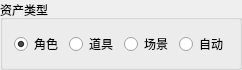
    <widget class="QGroupBox" name="groupBox">
     <property name="maximumSize">
      <size>
       <width>16777215</width>
       <height>50</height>
      </size>
     </property>
     <property name="acceptDrops">
      <bool>true</bool>
     </property>
     <property name="title">
      <string>资产类型</string>
     </property>
     <property name="flat">
      <bool>false</bool>
     </property>
     <property name="checkable">
      <bool>false</bool>
     </property>
     <layout class="QHBoxLayout" name="horizontalLayout_3">
      <property name="topMargin">
       <number>12</number>
      </property>
      <item>
       <widget class="QRadioButton" name="radioButton">
        <property name="text">
         <string>角色</string>
        </property>
        <property name="checked">
         <bool>true</bool>
        </property>
        <attribute name="buttonGroup">
         <string notr="true">AssetType_BtnGrp</string>
        </attribute>
       </widget>
      </item>
      <item>
       <widget class="QRadioButton" name="radioButton_3">
        <property name="text">
         <string>道具</string>
        </property>
        <attribute name="buttonGroup">
         <string notr="true">AssetType_BtnGrp</string>
        </attribute>
       </widget>
      </item>
      <item>
       <widget class="QRadioButton" name="radioButton_2">
        <property name="text">
         <string>场景</string>
        </property>
        <attribute name="buttonGroup">
         <string notr="true">AssetType_BtnGrp</string>
        </attribute>
       </widget>
      </item>
      <item>
       <widget class="QRadioButton" name="radioButton">
        <property name="text">
         <string>自动</string>
        </property>
        <attribute name="buttonGroup">
         <string notr="true">AssetType_BtnGrp</string>
        </attribute>
       </widget>
      </item>
     </layout>
    </widget>
